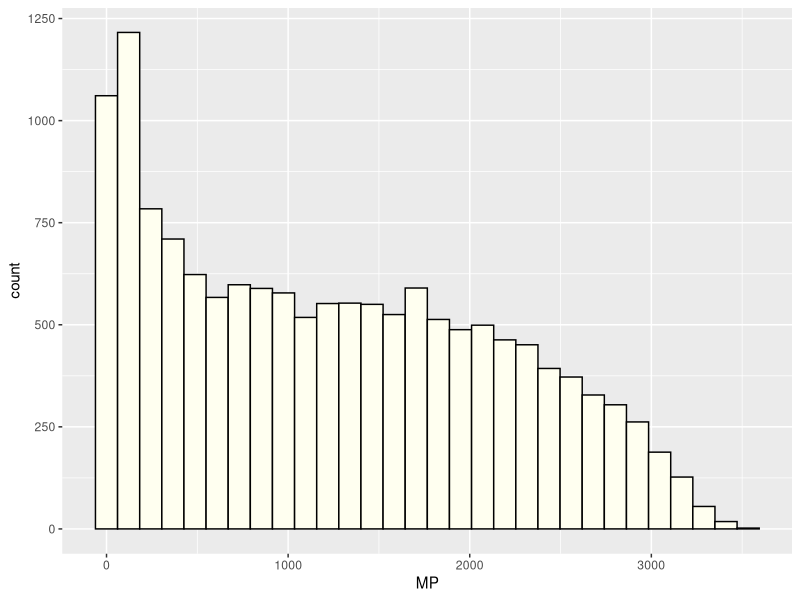
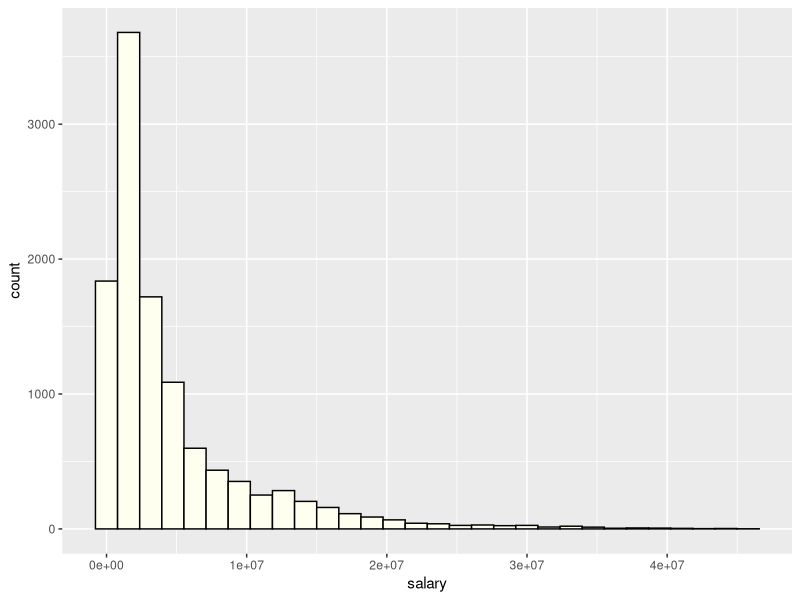
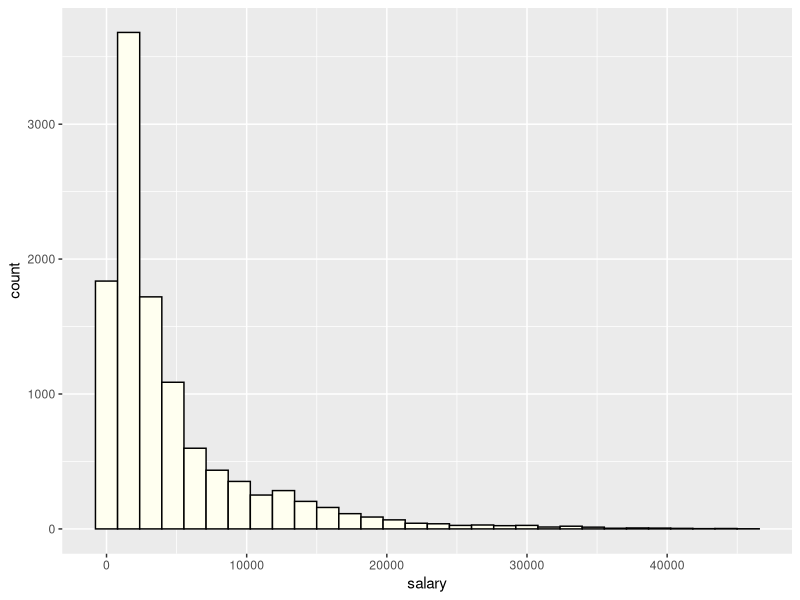
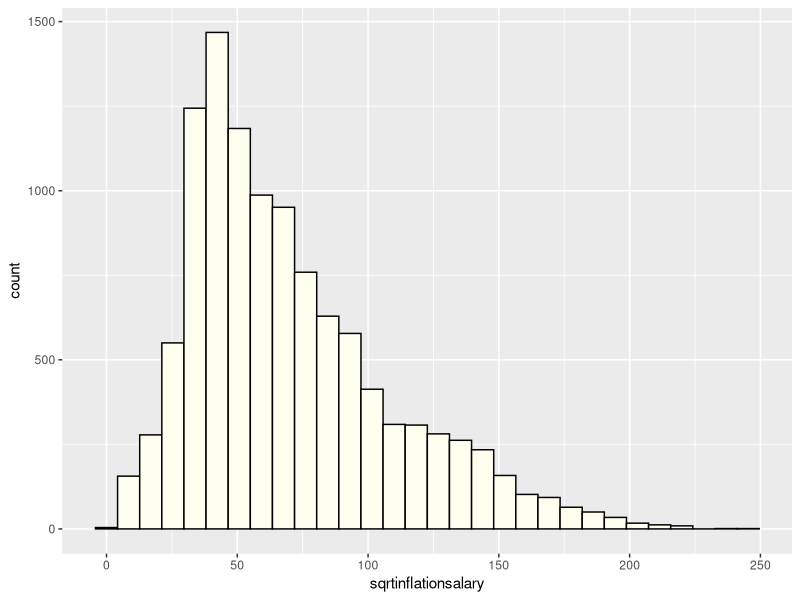
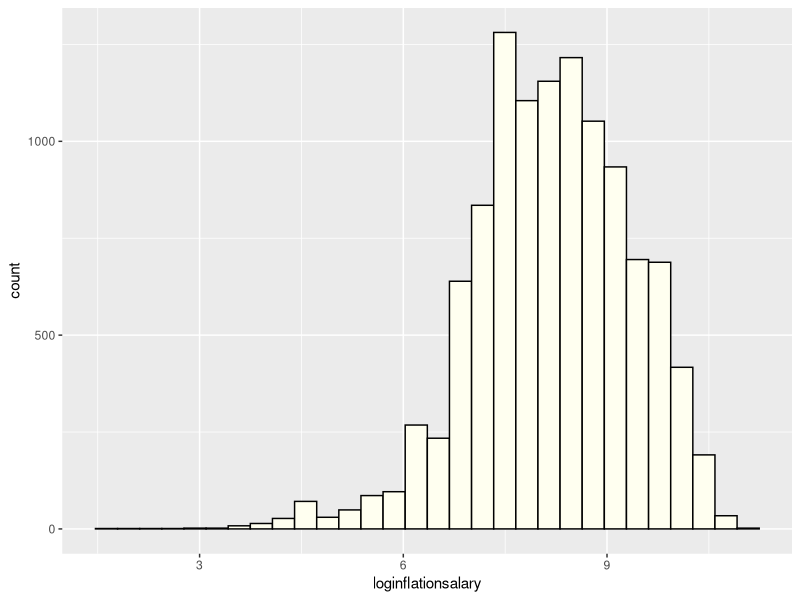

R code for these plots, in order: (Note: this script raises an error after producing the figures.)
## ---- chunk 1
library(tidyverse)
## ---- chunk 2
nba <- read_csv(here::here("esselt21/nba_salary_module/module/initial_nba.csv"))
## ---- chunk 3
ggplot(data = nba,
       aes(x = MP)) +
  geom_histogram(color = "black",
                 fill = "ivory")
## ---- chunk 4
ggplot(data = nba,
       aes(x = salary)) +
  geom_histogram(color = "black",
                 fill = "ivory")
## ---- chunk 5
nba <-
  nba |>
  mutate(salary = salary / 1000)
## ---- chunk 6
ggplot(data = nba,
       aes(x = salary)) +
  geom_histogram(color = "black",
                 fill = "ivory")
## ---- chunk 7
nba <-
  nba |>
  mutate(inflationAdjSalary = inflationAdjSalary / 1000)
## ---- chunk 8
nba <-
  nba |>
  mutate(loginflationsalary = log(inflationAdjSalary))
## ---- chunk 9
nba <-
  nba |>
  mutate(sqrtinflationsalary = sqrt(inflationAdjSalary))
## ---- chunk 10
ggplot(data = nba,
       aes(x = sqrtinflationsalary)) +
  geom_histogram(color = "black",
                 fill = "ivory")

ggplot(data = nba,
       aes(x = loginflationsalary)) +
  geom_histogram(color = "black",
                 fill = "ivory")
## ---- chunk 11
nba <-
  nba >
  mutate(
    PER = (
      (FG * 85.910) +
        (STL * 53.897) +
        (`3P` * 51.757) +
        (FT * 46.845) +
        (BLK * 39.190) +
        (ORB * 39.190) +
        (AST * 34.677) +
        (DRB * 14.707) -
        (PF * 17.174) -
        ((FTA - FT) * 20.091) -
        ((FGA - FG) * 39.190) -
        (TOV * 53.897)
    ) * (1 / MP)
  )
## ---- chunk 12

